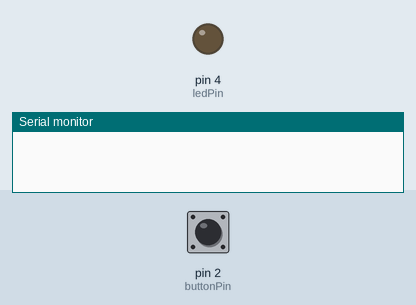
A sketch run on a simulated Arduino Uno, built with avr-gcc and run on an emulated ATmega328P. Parts: output pins drawn as LEDs (lit = HIGH), the last lines printed to the serial monitor. Inputs (shaded band) come from the test bench; at power-on: pin 2 (buttonPin) HIGH.

Above: at 1.2 s.
1.3 s: pin 2 (buttonPin) pulled LOW for 0.15 s
At 1.9 s:
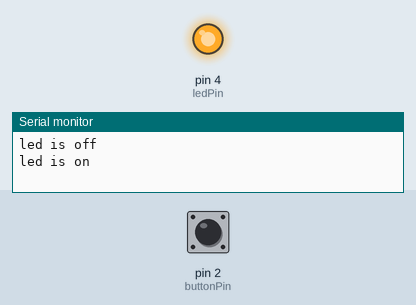
2.9 s: pin 2 (buttonPin) pulled LOW for 3.2 s
At 3.6 s:
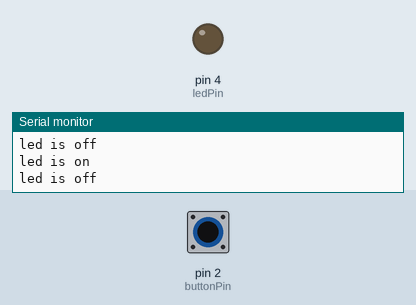
Timing chart, 0 to 7.6 s (numbered marks = the images above; inputs shaded):
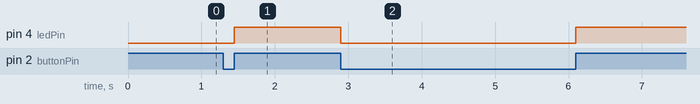

The sketch:

project_5.ino
```cpp
/*
  Project5


  modified 14 July 2024
  by Yasmin Bohak


*/
int ledPin = 4;
int buttonPin = 2;//6;
int buttonState = LOW;

void setup() {
  pinMode(ledPin, OUTPUT);          // Initialize the LED pin as an output
  pinMode(buttonPin, INPUT); // Initialize the button pin with internal pull-up
  Serial.begin(9600); // Initialize serial communication

  // Attach interrupt to buttonPin, call the function on RISING edge
  attachInterrupt(digitalPinToInterrupt(buttonPin), buttonFun, CHANGE);
}

void loop() {
  // Use this section of code when dont use interrupt:
  //buttonState = digitalRead(buttonPin); // for 1st part of question Read the state of the button


  //if (buttonState == LOW) { // Button pressed (active LOW)
  //  Serial.println("some message");
  delay(1000);
  //  Serial.println("some message");
  //  digitalWrite(ledPin, LOW); // Turn LED on
  //} else {
  //  digitalWrite(ledPin, HIGH);  // Turn LED off
  //}
}


// Interrupt service routine (ISR)
void buttonFun() {
  buttonState = digitalRead(buttonPin); // Read the button state
  if (buttonState == LOW) { // Button pressed (active LOW)
   Serial.println("led is off");
   digitalWrite(ledPin, LOW); // Turn LED on
  } else {
   digitalWrite(ledPin, HIGH);
   Serial.println("led is on");
  }
  }
```

Measured:
- after the input at 1.3 s, pin 4 (ledPin): LOW → HIGH after 0.15 s
- after the input at 2.9 s, pin 4 (ledPin): HIGH → LOW at once, → HIGH 3.2 s later
